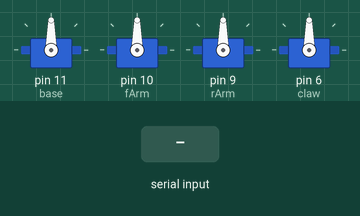
A sketch run on a simulated Arduino Uno, built with avr-gcc and run on an emulated ATmega328P. Shown: 4 × servo. Inputs (shaded band) come from the test bench. What the sketch prints to the serial monitor is not drawn.

Above: at 2.0 s.
2.1 s: "b,45\n" received over Serial
At 5.0 s:
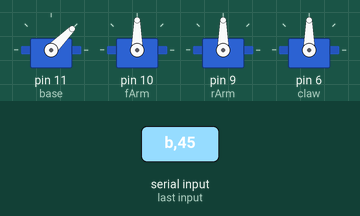
7.6 s: "c,45\n" received over Serial
At 8.7 s:
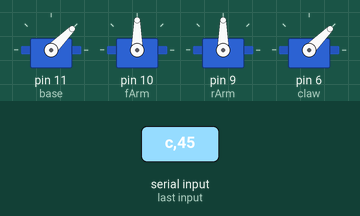
9.1 s: "f,45\n" received over Serial
At 9.7 s:
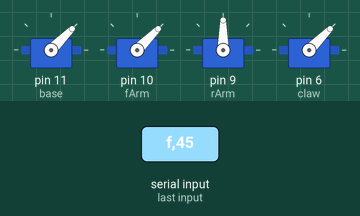
10.6 s: "r,45\n" received over Serial
At 10.9 s:
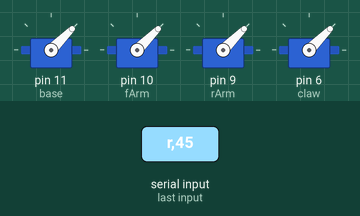
12.1 s: "c" received over Serial
At 13.8 s:
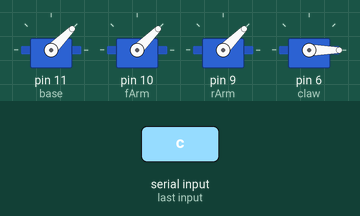
Timing chart, 0 to 15.3 s (numbered marks = the images above; inputs shaded):
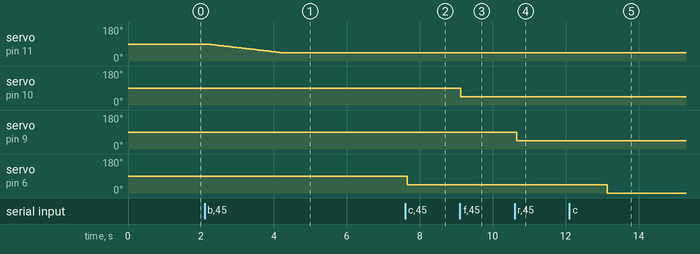

Measured:
- after the input at 2.1 s, servo on pin 11 (base): moves from 90° to 45° over 2.0 s, starting after 0.08 s
- after the input at 7.6 s, servo on pin 6 (claw): 90° → 45° after 0.05 s
- after the input at 9.1 s, servo on pin 10 (fArm): 90° → 45° at once
- after the input at 10.6 s, servo on pin 9 (rArm): 90° → 45° after 0.05 s
- after the input at 12.1 s, servo on pin 6 (claw): 45° → 0° after 1.0 s

The sketch:

2022.06.09_Arm2.ino
```cpp
#include <Servo.h>

Servo base,fArm,rArm,claw;


int  basePos = 90; //初始角度为电机角度值
int  fArmPos = 90;
int  rArmPos = 90;
int  clawPos = 90;

const int baseMin = 0; //存储电机极限值，不变，只读状态
const int baseMax = 180; //角度可调

const int fArmMin = 35;
const int fArmMax = 120;

const int rArmMin = 45;
const int rArmMax = 180;

const int clawMin = 25;
const int clawMax = 100;

void setup() {
  // put your setup code here, to run once:
base.attach(11);
delay(200);
fArm.attach(10);
delay(200);
rArm.attach(9);
delay(200);
claw.attach(6);
delay(200);
Serial.begin(9600);
Serial.println("Welcome to Taichi-Maker Robot Arm Tutorial");
}

void loop() {
  // put your main code here, to run repeatedly:
if (Serial.available()>0)
  {
    char serialCmd = Serial.read();         //使用串口监视器输入电机指令控制机械臂电机
      armDataCmd(serialCmd);               //b45,底盘舵机转45度
    }
    base.write(basePos);
    delay(10);
     fArm.write(fArmPos);
    delay(10);
     rArm.write(rArmPos);
    delay(10);
     claw.write(clawPos);
    delay(10);
}

void  armDataCmd(char serialCmd)  //b45
  {
    Serial.print("serialCmd = ");
    Serial.print(serialCmd);
  //serialCmd:b
  //servoData:45
int fromPos;   //程序改
int toPos;

    int servoData = Serial.parseInt();
    switch(serialCmd)
      {
        case 'b':
                   fromPos = base.read();
                     toPos = servoData;
                         if(  fromPos <= toPos)
                         {


                     for (int i = fromPos;i<=toPos;i++)
                     {
                      base.write(i);
                        delay(45);
                      }
                         }
                         else
                         {
                                for (int i = fromPos;i>=toPos;i--)
                           {
                            base.write(i);
                              delay(45);
                            }
                          }
        basePos = servoData;
        Serial.print("Set base servo value : ");
        Serial.println(servoData);
        break;

        case 'c':
        clawPos = servoData;
        Serial.print("Set claw servo value : ");
        Serial.println(servoData);
        break;

        case 'f':
        fArmPos = servoData;
        Serial.print("Set fArm servo value : ");
        Serial.println(servoData);
        break;

        case 'r':
        rArmPos = servoData;
        Serial.print("Set rArm servo value : ");
        Serial.println(servoData);
        break;

        case 'o':
        reportStatus();
        break;

        default:
        Serial.print(" Unknown Command. ");

        }
    }


 void reportStatus()
   {
    Serial.println("");
    Serial.println("");
    Serial.println(" +++++ Robot_Arm Status Report +++++");
    }
```
